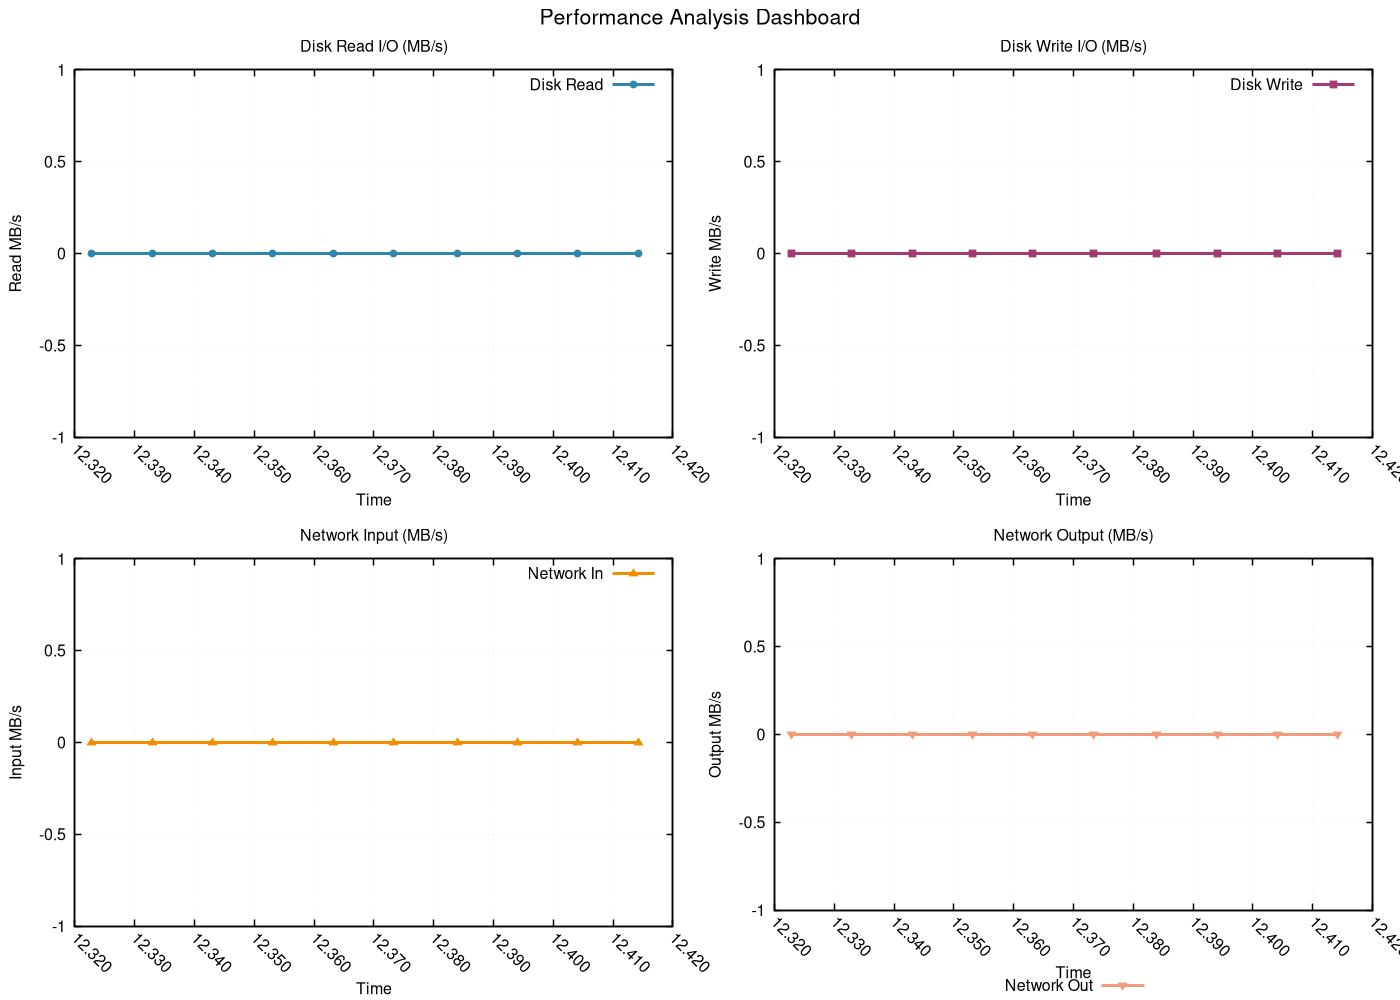

The gnuplot source for this figure:
# GNUplot script for performance metrics
set terminal pngcairo enhanced font 'Helvetica,12' size 1400,1000
set output 'png/merge_sort_20260131_225122_resources.png'

set multiplot layout 2,2 title 'Performance Analysis Dashboard' font 'Helvetica,16'
set style line 1 lc rgb '#2E86AB' lt 1 lw 3 pt 7 ps 0.8
set style line 2 lc rgb '#A23B72' lt 1 lw 3 pt 5 ps 0.8
set style line 3 lc rgb '#F18F01' lt 1 lw 3 pt 9 ps 0.8
set style line 4 lc rgb '#F19C79' lt 1 lw 3 pt 11 ps 0.8
set style line 5 lc rgb '#0ABB9F' lt 1 lw 3 pt 13 ps 0.8

set format x "%.3f"
set xtics rotate by -45
set autoscale x

set title 'Disk Read I/O (MB/s)'
set xlabel 'Time'
set ylabel 'Read MB/s'
set grid linestyle 1 lc rgb '#D3D3D3' lt 0 lw 1
set border linewidth 1.5
plot 'png/merge_sort_20260131_225122_resources.dat' using 1:4 with linespoints ls 1 title 'Disk Read'
set title 'Disk Write I/O (MB/s)'
set xlabel 'Time'
set ylabel 'Write MB/s'
set grid linestyle 1 lc rgb '#D3D3D3' lt 0 lw 1
set border linewidth 1.5
plot 'png/merge_sort_20260131_225122_resources.dat' using 1:5 with linespoints ls 2 title 'Disk Write'
set title 'Network Input (MB/s)'
set xlabel 'Time'
set ylabel 'Input MB/s'
set grid linestyle 1 lc rgb '#D3D3D3' lt 0 lw 1
set border linewidth 1.5
plot 'png/merge_sort_20260131_225122_resources.dat' using 1:6 with linespoints ls 3 title 'Network In'
set title 'Network Output (MB/s)'
set xlabel 'Time'
set ylabel 'Output MB/s'
set grid linestyle 1 lc rgb '#D3D3D3' lt 0 lw 1
set border linewidth 1.5
set key outside center bottom horizontal
plot 'png/merge_sort_20260131_225122_resources.dat' using 1:7 with linespoints ls 4 title 'Network Out'
unset multiplot
